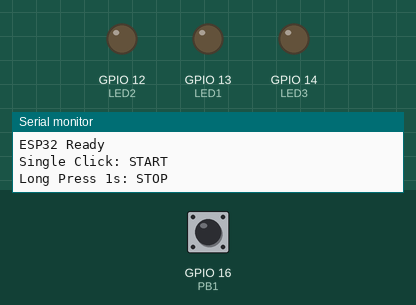
Bench run of a sketch on a simulated ESP32. Shown: output pins drawn as LEDs (lit = HIGH), the last lines printed to the serial monitor. The test bench sets the inputs (shaded band); at power-on: GPIO 16 (PB1) HIGH.

Above: at 1.2 s.
1.3 s: GPIO 16 (PB1) pulled LOW for 0.15 s
At 1.9 s:
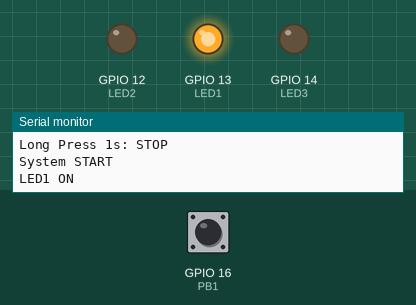
4.4 s: GPIO 16 (PB1) pulled LOW for 3.2 s
At 6.7 s:
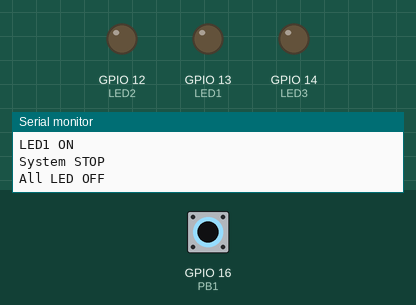
9.1 s: GPIO 16 (PB1) pulled LOW for 1 s
At 16.4 s:
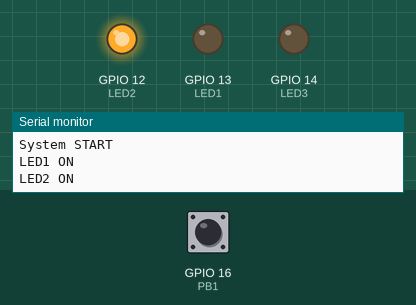
Timing chart, 0 to 26.7 s (numbered marks = the images above; inputs shaded):
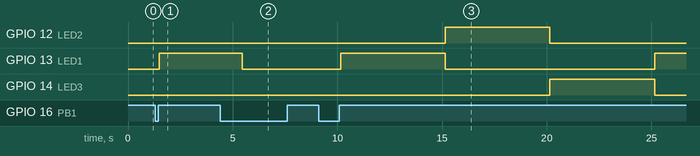

Measured:
- after the input at 1.3 s, GPIO 13 (LED1): LOW → HIGH after 0.20 s
- after the input at 4.4 s, GPIO 12 (LED2): stays LOW (without the input it goes to HIGH after 2.1 s); GPIO 13 (LED1): HIGH → LOW after 1.1 s instead of 2.1 s
- after the input at 9.1 s, GPIO 12 (LED2): LOW → HIGH after 6.1 s, → LOW 5.0 s later; GPIO 13 (LED1): LOW → HIGH after 1.1 s, → LOW 5.0 s later, → HIGH 10.0 s later; GPIO 14 (LED3): LOW → HIGH after 11.1 s, → LOW 5.0 s later

The sketch:

ETechnician_1.ino
```cpp
//https://chatgpt.com/c/6afb838d-8a28-83ee-9de9-b2e4babb94d5
#include <Arduino.h>

// ===== GPIO 設定 =====
#define PB1   16

#define LED1  13
#define LED2  12
#define LED3  14

// ===== 時間設定 =====
#define DEBOUNCE_TIME  50
#define LONG_PRESS_TIME 1000
#define LED_TIME       5000

// ===== 系統狀態 =====
bool systemRunning = false;

bool buttonState = HIGH;
bool lastButtonReading = HIGH;

unsigned long debounceTime = 0;
unsigned long pressStartTime = 0;

bool longPressHandled = false;

// ===== LED 循環控制 =====
int ledStep = 0;

unsigned long ledStartTime = 0;

// ===== 關閉所有 LED =====
void allLEDOff() {
  digitalWrite(LED1, LOW);
  digitalWrite(LED2, LOW);
  digitalWrite(LED3, LOW);
}

// ===== 啟動 LED 循環 =====
void startSystem() {

  systemRunning = true;

  ledStep = 0;
  ledStartTime = millis();

  allLEDOff();

  digitalWrite(LED1, HIGH);

  Serial.println("System START");
  Serial.println("LED1 ON");
}

// ===== 關閉系統 =====
void stopSystem() {

  systemRunning = false;

  allLEDOff();

  Serial.println("System STOP");
  Serial.println("All LED OFF");
}

// ===== LED 循環控制 =====
void ledSequence() {

  if (!systemRunning) {
    return;
  }

  unsigned long currentTime = millis();

  if (currentTime - ledStartTime >= LED_TIME) {

    ledStartTime = currentTime;

    allLEDOff();

    ledStep++;

    if (ledStep >= 3) {
      ledStep = 0;
    }

    switch (ledStep) {

      case 0:
        digitalWrite(LED1, HIGH);
        Serial.println("LED1 ON");
        break;

      case 1:
        digitalWrite(LED2, HIGH);
        Serial.println("LED2 ON");
        break;

      case 2:
        digitalWrite(LED3, HIGH);
        Serial.println("LED3 ON");
        break;
    }
  }
}

// ===== PB1 按鈕偵測 =====
void readButton() {

  unsigned long currentTime = millis();

  bool reading = digitalRead(PB1);

  // 防彈跳
  if (reading != lastButtonReading) {
    debounceTime = currentTime;
    lastButtonReading = reading;
  }

  if (currentTime - debounceTime >= DEBOUNCE_TIME) {

    if (reading != buttonState) {

      buttonState = reading;

      // 按下按鈕
      if (buttonState == LOW) {

        pressStartTime = currentTime;
        longPressHandled = false;
      }

      // 放開按鈕
      else {

        // 短按：啟動
        if (!longPressHandled) {

          if (!systemRunning) {
            startSystem();
          }
        }
      }
    }
  }

  // 長按：關閉
  if (buttonState == LOW &&
      !longPressHandled &&
      currentTime - pressStartTime >= LONG_PRESS_TIME) {

    longPressHandled = true;

    if (systemRunning) {
      stopSystem();
    }
  }
}

// ===== SETUP =====
void setup() {

  Serial.begin(115200);

  pinMode(PB1, INPUT_PULLUP);

  pinMode(LED1, OUTPUT);
  pinMode(LED2, OUTPUT);
  pinMode(LED3, OUTPUT);

  allLEDOff();

  Serial.println("ESP32 Ready");
  Serial.println("Single Click: START");
  Serial.println("Long Press 1s: STOP");
}

// ===== LOOP =====
void loop() {

  readButton();

  ledSequence();

}
```
